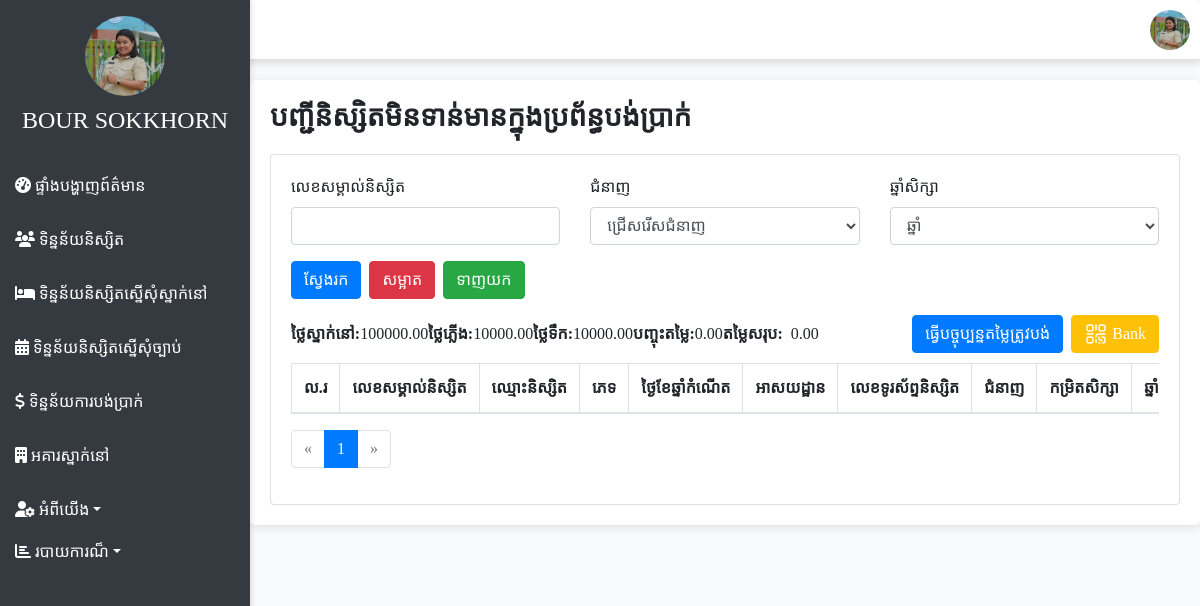
Page /admin/view_payment.php (signed in) on the committed database.
### tables this page shows
CREATE TABLE `payment_summary` (
  `id` int(11) NOT NULL,
  `electricity_fee` decimal(10,2) NOT NULL,
  `water_fee` decimal(10,2) NOT NULL,
  `discount` decimal(5,2) NOT NULL,
  `total` decimal(10,2) NOT NULL,
  `created_at` timestamp NOT NULL DEFAULT current_timestamp(),
  `room` decimal(10,2) NOT NULL
);

### admin/view_payment.php (the view, shortened to what this page needs)
<?php
include '../conn_db.php';
$checkSql = "SELECT * FROM payment_summary LIMIT 1";
$result = mysqli_query($conn, $checkSql);
if ($result && mysqli_num_rows($result) > 0) {
    $payment_summary = mysqli_fetch_assoc($result);
} else {
    $payment_summary = null;
}
$limit = isset($_GET['limit']) ? (int) $_GET['limit'] : 10;
$page = isset($_GET['page']) ? (int) $_GET['page'] : 1;
$search_student_id = isset($_GET['student_id']) ? $conn->real_escape_string($_GET['student_id']) : '';
$search_skill = isset($_GET['skill']) ? $conn->real_escape_string($_GET['skill']) : '';
$search_year = isset($_GET['year']) ? $conn->real_escape_string($_GET['year']) : '';
$where = "WHERE 1=1";
$countQuery = "SELECT COUNT(*) AS total FROM register s $where";
$countResult = mysqli_query($conn, $countQuery);
$total = mysqli_fetch_assoc($countResult)['total'];
$pages = ceil($total / $limit);
?>
<?php include("../include/header.php"); ?>
<!DOCTYPE html>
<html lang="en">
<head>
    <link rel="stylesheet" href="https://stackpath.bootstrapcdn.com/bootstrap/4.5.2/css/bootstrap.min.css">
    <link rel="stylesheet" href="https://cdnjs.cloudflare.com/ajax/libs/font-awesome/6.1.1/css/all.min.css">
    <link rel="stylesheet" href="../style/header.css">
</head>
<body>
    <div class="content-wrapper">
        <h3 style="font-weight: bold; margin-bottom: 20px;">បញ្ជីនិស្សិតមិនទាន់មានក្នុងប្រព័ន្ធបង់ប្រាក់</h3>
        <div class="card card-primary card-outline">
            <div class="card-body">
                <form method="GET" action="">
                    <div class="row mb-3">
                        <div class="col-md-4">
                            <label>លេខសម្គាល់និស្សិត</label>
                            <input type="text" name="student_id" class="form-control"
                                value="<?= htmlspecialchars($search_student_id); ?>">
                        </div>
                        <div class="col-md-4">
                            <label>ជំនាញ</label>
                            <select name="skill" class="form-control">
                                <option value="">ជ្រើសរើសជំនាញ</option>
                            </select>
                        </div>
                        <div class="col-md-4">
                            <label>ឆ្នាំសិក្សា</label>
                            <select name="year" class="form-control">
                                <option value="">ឆ្នាំ</option>
                            </select>
                        </div>
                    </div>
                    <div class="d-flex flex-column flex-lg-row justify-content-between align-items-start gap-3 mb-3">
                        <div class="d-flex flex-wrap gap-2" style="gap: 0.5rem;">
                            <button type="submit" class="btn btn-primary">ស្វែងរក</button>
                            <a href="no_pay.php" class="btn btn-danger">សម្អាត</a>
                            <a href="export/export_no_pay.php?skill=<?= urlencode($search_skill); ?>&year=<?= urlencode($search_year); ?>&student_id=<?= urlencode($search_student_id); ?>"
                                class="btn btn-success">ទាញយក</a>
                        </div>
                    </div>
                    <div class="d-flex flex-wrap flex-column flex-sm-row justify-content-between gap-3"
                        style="gap: 0.5rem; margin-bottom: 10px;">
                        <div class="d-flex flex-wrap flex-column flex-sm-row gap-3">
                            <div class="d-flex align-items-center gap-2">
                                <strong>ថ្លៃស្នាក់នៅ:</strong>
                                <p class="mb-0">
                                    <?= isset($payment_summary['room']) ? $payment_summary['room'] : '0' ?>
                                </p>
                            </div>
                            <div class="d-flex align-items-center gap-2">
                                <strong>ថ្លៃភ្លើង:</strong>
                                <p class="mb-0">
                                    <?= isset($payment_summary['electricity_fee']) ? $payment_summary['electricity_fee'] : '0' ?>
                                </p>
                            </div>
                            <div class="d-flex align-items-center gap-2">
                                <strong>ថ្លៃទឹក:</strong>
                                <p class="mb-0">
                                    <?= isset($payment_summary['water_fee']) ? $payment_summary['water_fee'] : '0' ?>
                                </p>
                            </div>
                            <div class="d-flex align-items-center gap-2">
                                <strong>បញ្ចុះតម្លៃ:</strong>
                                <p class="mb-0">
                                    <?= isset($payment_summary['discount']) ? $payment_summary['discount'] : '0' ?>
                                </p>
                            </div>
                            <div class="d-flex align-items-center gap-3" style="gap: 0.5rem;">
                                <strong>តម្លៃសរុប:</strong>
                                <p class="mb-0">
                                    <?= isset($payment_summary['total']) ? $payment_summary['total'] : '0' ?>
                                </p>
                            </div>
                        </div>
                        <div class="d-flex flex-column flex-md-row flex-wrap gap-3 align-items-start"
                            style="gap: 0.5rem;">
                            <a href="#" class="btn btn-primary " data-toggle="modal" data-target="#addQrModal">
                                ធ្វើបច្ចុប្បន្នតម្លៃត្រូវបង់
                            </a>
                            <a class="btn btn-warning text-white d-flex align-items-center gap-3 mt-2 mt-md-0"
                                href="qr-code-bank.php">
                                <p class="mb-0 ml-1">Bank</p>
                            </a>
                        </div>
                    </div>
                </form>
                <div class="table-responsive table-hover">
                    <table class="table table-bordered table-striped">
                        <thead>
                            <tr>
                                <th>ល.រ</th>
                                <th>លេខសម្គាល់និស្សិត</th>
                                <th>ឈ្មោះនិស្សិត</th>
                                <th>ភេទ</th>
                                <th>ថ្ងៃខែឆ្នាំកំណើត</th>
                                <th>អាសយដ្ឋាន</th>
                                <th>លេខទូរស័ព្ទនិស្សិត</th>
                                <th>ជំនាញ</th>
                                <th>កម្រិតសិក្សា</th>
                                <th>ឆ្នាំសិក្សា</th>
                            </tr>
                        </thead>
                    </table>
                </div>
                <div class="pagination-container">
                    <nav>
                        <ul class="pagination">
                            <li class="page-item <?= $page == 1 ? 'disabled' : ''; ?>">
                                <a class="page-link" href="?page=<?= $page - 1; ?>&limit=<?= $limit; ?>">«</a>
                            </li>
                            <?php for ($i = 1; $i <= $pages; $i++): ?>
                                <li class="page-item <?= $i == $page ? 'active' : ''; ?>">
                                    <a class="page-link" href="?page=<?= $i; ?>&limit=<?= $limit; ?>"><?= $i; ?></a>
                                </li>
                            <?php endfor; ?>
                            <li class="page-item <?= $page == $pages ? 'disabled' : ''; ?>">
                                <a class="page-link" href="?page=<?= $page + 1; ?>&limit=<?= $limit; ?>">»</a>
                            </li>
                        </ul>
                    </nav>
                </div>
            </div>
        </div>
    </div>
</body>
</html>

### style/header.css (style rules this page uses)
body { font-family: 'Khmer OS Siemreap'; background-color: #f8f9fa; }
.content-wrapper { margin-left: 250px; padding: 20px; background-color: #ffffff; border-radius: 5px; box-shadow: 0 2px 10px rgba(0, 0, 0, 0.1); }
.table-responsive td, .table-responsive th { white-space: nowrap; overflow: hidden; text-overflow: ellipsis; }

### include/header.php (style rules this page uses)
body { font-family: 'Khmer OS Siemreap'; margin: 0; padding: 0; background-color: #f8f9fa; }
.content-wrapper { margin-left: 250px; padding: 20px; box-shadow: 0 2px 10px rgba(0, 0, 0, 0.1); background-color: #ffffff; border-radius: 5px; transition: margin-left 0.3s ease; }
body { font-family: 'Khmer OS Siemreap', sans-serif; background-color: #f8f9fa; }

### rows in the picture
payment_summary: room "100000.00", electricity_fee "10000.00", water_fee "10000.00", discount "0.00", total "0.00"

### other values in the picture
$_SESSION['admin_username'] "BOUR SOKKHORN"
